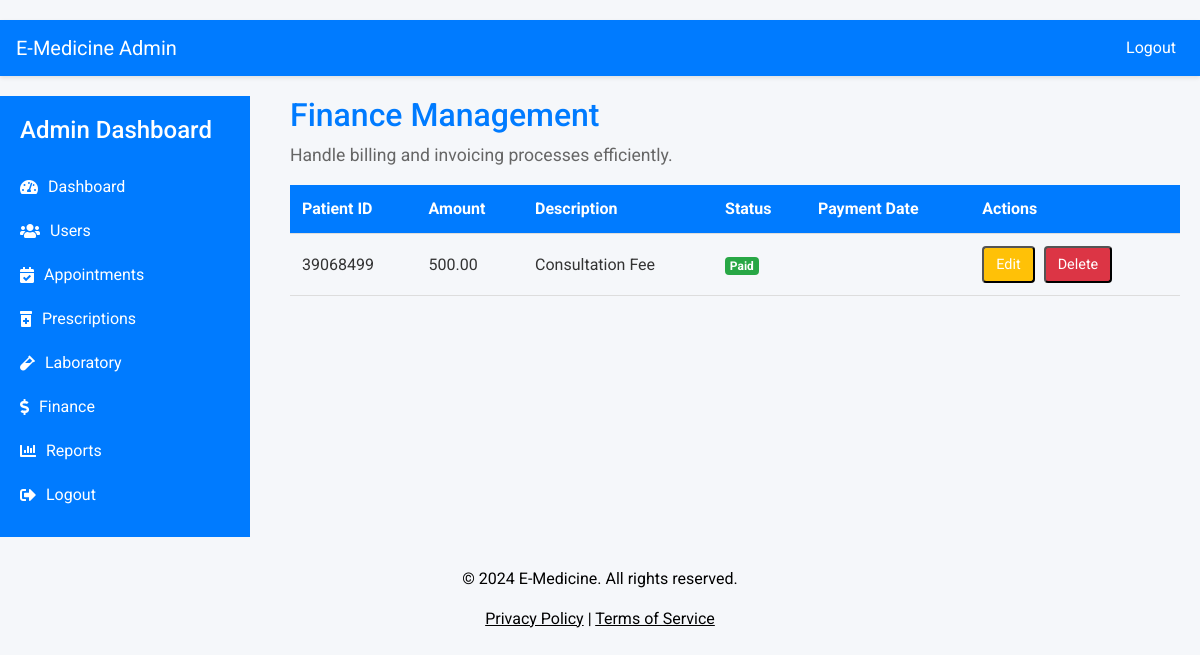
Page /admin/finance.php (signed in) on the committed database.
### tables this page shows
CREATE TABLE `finance` (
  `FinanceID` int(11) NOT NULL,
  `PatientID` int(11) NOT NULL,
  `Amount` decimal(10,2) NOT NULL,
  `Description` varchar(255) NOT NULL,
  `PaymentStatus` enum('Paid','Unpaid') NOT NULL,
  `PaymentDate` datetime DEFAULT NULL,
  `CreatedAt` timestamp NOT NULL DEFAULT current_timestamp()
);

### admin/finance.php (the view, shortened to what this page needs)
<?php
include '../access/config.php';
function fetchFinanceData($conn) {
    $query = "SELECT FinanceID, PatientID, Amount, Description, PaymentStatus, PaymentDate FROM finance";
    $result = mysqli_query($conn, $query);
    $financeData = [];
    if ($result) {
        while ($row = mysqli_fetch_assoc($result)) {
            $financeData[] = $row;
        }
    }
    return $financeData;
}
$financeData = fetchFinanceData($conn);
?>
<!DOCTYPE html>
<html lang="en">
<head>
    <link rel="stylesheet" href="https://stackpath.bootstrapcdn.com/bootstrap/4.5.2/css/bootstrap.min.css">
</head>
<body>
    <?php include 'header.php'; ?>
    <div class="dashboard">
        <?php include 'sidebar.php'; ?>
        <div class="container">
            <div class="page-header">
                <h1>Finance Management</h1>
                <p>Handle billing and invoicing processes efficiently.</p>
            </div>
            <div class="finance-table">
                <table>
                    <thead>
                        <tr>
                            <th>Patient ID</th>
                            <th>Amount</th>
                            <th>Description</th>
                            <th>Status</th>
                            <th>Payment Date</th>
                            <th>Actions</th>
                        </tr>
                    </thead>
                    <tbody>
                        <?php foreach ($financeData as $row): ?>
                        <tr data-id="<?php echo $row['FinanceID']; ?>">
                            <td><?php echo htmlspecialchars($row['PatientID']); ?></td>
                            <td><?php echo htmlspecialchars($row['Amount']); ?></td>
                            <td><?php echo htmlspecialchars($row['Description']); ?></td>
                            <td><span class="badge <?php echo ($row['PaymentStatus'] == 'Paid') ? 'badge-success' : 'badge-danger'; ?>"><?php echo htmlspecialchars($row['PaymentStatus']); ?></span></td>
                            <td><?php echo htmlspecialchars($row['PaymentDate']); ?></td>
                            <td>
                                <button class="btn-edit" onclick="editEntry(<?php echo $row['FinanceID']; ?>)">Edit</button>
                                <button class="btn-delete" onclick="deleteEntry(<?php echo $row['FinanceID']; ?>)">Delete</button>
                            </td>
                        </tr>
                        <?php endforeach; ?>
                    </tbody>
                </table>
            </div>
        </div>
    </div>
    <?php include '../resources/includes/footer.php'; ?>
</body>
</html>

### admin/finance.php (style rules this page uses)
body { font-family: 'Roboto', sans-serif; background-color: #f5f7fa; color: #333; }
.dashboard { display: flex; }
.container { padding: 20px; margin: 0; max-width: 100%; flex-grow: 1; }
.page-header h1 { font-size: 2rem; color: #007bff; }
.page-header p { font-size: 1.1rem; color: #666; }
.finance-table table { width: 100%; border-collapse: collapse; margin-top: 15px; }
.finance-table th, .finance-table td { padding: 12px; border-bottom: 1px solid #ddd; text-align: left; }
.finance-table th { background-color: #007bff; color: white; }
.btn-edit, .btn-delete { padding: 6px 12px; border-radius: 4px; font-size: 0.9rem; margin-right: 5px; cursor: pointer; transition: background 0.3s; }
.btn-edit { background-color: #ffc107; color: white; }
.btn-delete { background-color: #dc3545; color: white; }

### admin/header.php (style rules this page uses)
body { padding-top: 20px; }

### rows in the picture
finance: PatientID "39068499", Amount "500.00", Description "Consultation Fee", PaymentStatus "Paid"
